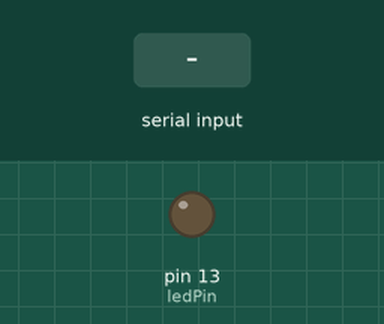
Bench run of a sketch on a simulated Arduino Uno, built with avr-gcc and run on an emulated ATmega328P. Shown: output pins drawn as LEDs (lit = HIGH). The test bench sets the inputs (shaded band).

Above: at 1.2 s.
1.3 s: "A" received over Serial
At 2.5 s:
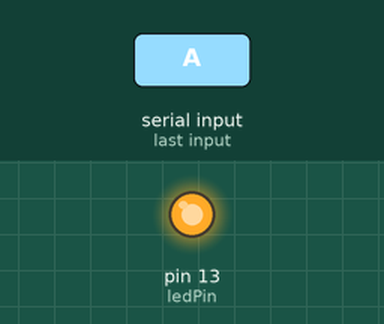
Timing chart, 0 to 4.3 s (numbered marks = the images above; inputs shaded):
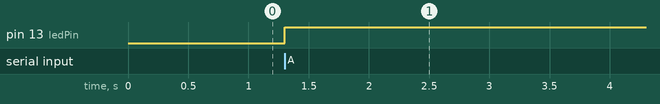

The sketch:

BLUETOOTH.ino
```cpp
int ledPin = 13;
int state = 0;
int bandera = 0;

void setup() {
    pinMode(ledPin, OUTPUT);
    digitalWrite(ledPin, LOW);
    Serial.begin(9600);
}

void loop() {
  if(Serial.available() > 0){
    state = Serial.read();
  }
  if (state == 'A' && bandera==0) {
    digitalWrite(ledPin, HIGH);
    bandera = 1;
    state = 0;
  }
  if (state == 'A' && bandera==1) {
     digitalWrite(ledPin, LOW);
     bandera = 0;
     state = 0;
  }

}
```

Measured:
- after the input at 1.3 s, pin 13 (ledPin): LOW → HIGH at once
